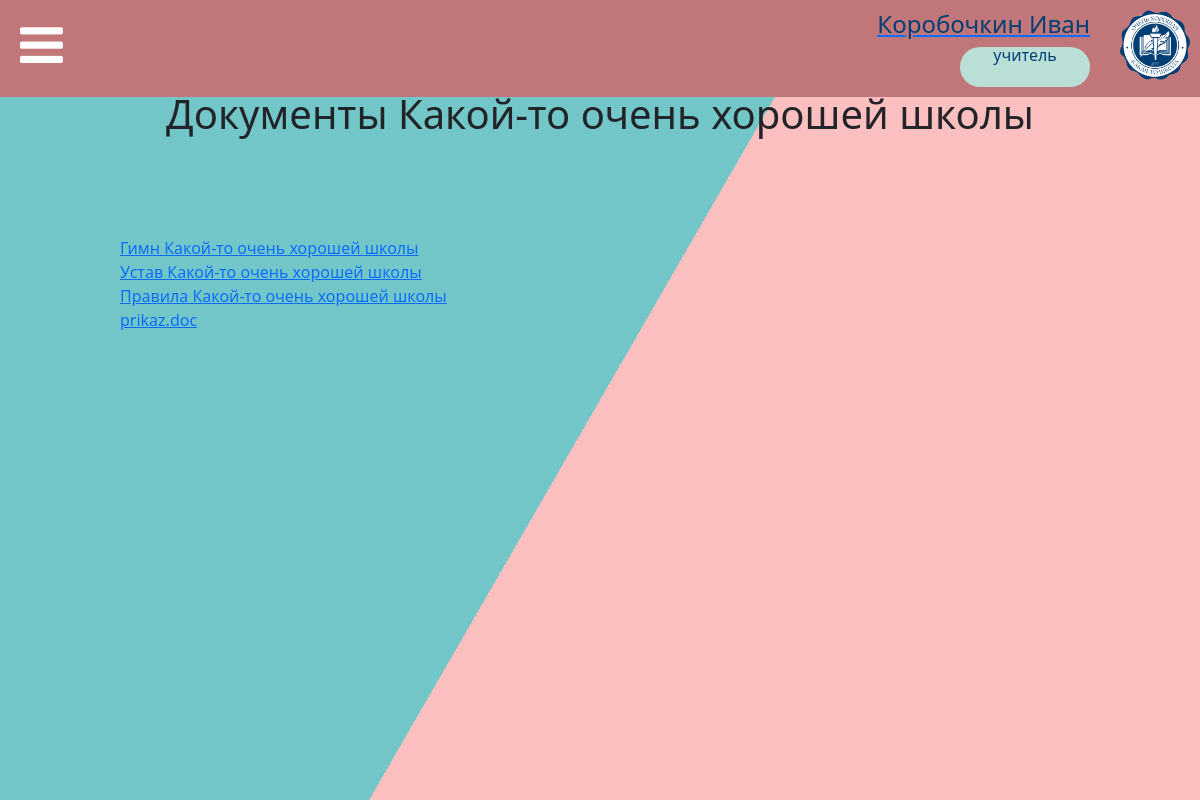
The app's page /docs (signed in) with its own data.
### data/users.py (models this page shows, shortened)
class User(SqlAlchemyBase, UserMixin, SerializerMixin):
    __tablename__ = 'accounts'
    id = sqlalchemy.Column(sqlalchemy.Integer,
                           primary_key=True, autoincrement=True, unique=True)
    surname = sqlalchemy.Column(sqlalchemy.String, nullable=False)
    name = sqlalchemy.Column(sqlalchemy.String, nullable=False)
    patronymic = sqlalchemy.Column(sqlalchemy.String, nullable=True)
    email = sqlalchemy.Column(sqlalchemy.String,
                              index=True, unique=True, nullable=False)
    hashed_password = sqlalchemy.Column(sqlalchemy.String, nullable=False)
    status_id = sqlalchemy.Column(sqlalchemy.Integer)
    news = orm.relation("News", back_populates='user')

### tables this page shows
CREATE TABLE statuses (id INTEGER PRIMARY KEY AUTOINCREMENT UNIQUE NOT NULL, status STRING NOT NULL UNIQUE);

### main.py (the view)
@app.route('/docs')
def docs():
    try:
        with open('static/json/content.json', mode='r', encoding='utf-8') as f:
            data = json.load(f)
        return render_template("some_page.html", title=app.config["TITLES"]["docs"], pages=app.config["PAGES"],
                               **(data["/docs"]))
    except Exception as error:
        logging.fatal(error)

### data/db_session.py (called while the page is built)
def create_session() -> Session:
    global __factory
    return __factory()

### main.py (called while the page is built)
@login_manager.user_loader
def load_user(user_id):
    db_sess = db_session.create_session()
    return db_sess.query(User).get(user_id)

@app.context_processor
def utility_processor():
    def make_readable_status(status_id):
        return app.config["ROLES_REVERSE"][status_id]
    return dict(make_readable_status=make_readable_status)

### templates/some_page.html (shortened to what this page needs)
{% extends "base.html" %}
{% block content %}
<div class="bg"></div>
    <div class="bg bg2"></div>
    <div class="bg bg3"></div>
<div class="container-fluid register-form">
    <h1 align="center">
        {{ content_title }}
    </h1>
    <div class="spacebar-my"></div>
    {% for item in media %}
    <a href="{{ content_dir }}/{{ item[0] }}" download>
        {% if item|length > 1 %}
            {{ item[1] }}
        {% else %}
            {{ item[0] }}
        {% endif %}
    </a><br>
    {% endfor %}
</div>
{% endblock %}

### templates/base.html (shortened to what this page needs)
<!DOCTYPE html>
<html>
<head>
    <link rel="stylesheet" href="https://netdna.bootstrapcdn.com/font-awesome/4.7.0/css/font-awesome.min.css">
    <link href="https://www.jqueryscript.net/css/jquerysctipttop.css" rel="stylesheet" type="text/css">
    <link rel="stylesheet" href="https://cdn.jsdelivr.net/npm/bootstrap@5.1.3/dist/css/bootstrap.min.css"
>
    <link rel="stylesheet" href="/../static/css/style.css">
    <link rel="stylesheet" href="/../static/css/index_style.css">
    <link rel="stylesheet" href="/../static/css/news_view.css">
</head>
<body>
<header>
    <div class="news-wrapper">
        <i id="button-menu" class="fa fa-bars"></i>
        <div style="flex:1;"></div>
        {% if current_user.is_authenticated %}
        <a href="/logout">
            <div align="right">
                <h4>{{ current_user.surname }} {{ current_user.name }}</h4>
                <div class="status" tabindex="0" data-bs-toggle="tooltip" title="Роль в школе"><a>{{
                    make_readable_status(current_user.status_id) }}</a></div>
            </div>
        </a>
        {% endif %}
        <div style="min-width:30px; height:20px;"></div>
        <img src="/../static/img/logo.png" width="70" height="70" align="right">
    </div>
            {% set q = 1 %}
</header>
<div class="spacebar-my"></div>
{% block content %}{% endblock %}
</body>
</html>

### static/css/style.css (style rules this page uses)
:root { --color-primary: rgba(193, 119, 121, 0.69); --second-color: #fff; }
* { margin: 0; padding: 0; box-sizing: border-box; }
header { position: absolute; width: 100%; top: 0; left: 0; padding: 10px; background: #C17779; }
header #button-menu { font-size: 50px; padding: 10px; color: #fff; cursor: pointer; }
h4 { color: #003e73; }
.spacebar-my { width: 100%; height: 90px; }
.bg { animation:slide 3s ease-in-out infinite alternate; background-image: linear-gradient(-60deg, #FDB7B9 50%, #60BFC1 50%); bottom:0; left:-50%; opacity:.5; position:fixed; right:-50%; top:0; z-index:-1; }
.bg2 { animation-direction:alternate-reverse; animation-duration:4s; }
.bg3 { animation-duration:5s; }
.status { width: 130px; height: 40px; border-radius: 60px; background-color: #BADFD7; text-align: center; color: #003e73; line-height: 1em; flex-grow: 0; flex-shrink: 0; vertical-align: middle; }
.register-form { padding-left: 10%; padding-right: 10%; }

### static/css/news_view.css (style rules this page uses)
.news-wrapper { display: flex; flex-flow: row wrap; }

### records on screen
User: surname "Коробочкин", name "Иван"
statuses: status "учитель"

### other values on screen
{{ content_title }} "Документы Какой-то очень хорошей школы"
{{ item[1] }} "Гимн Какой-то очень хорошей школы" "Устав Какой-то очень хорошей школы" "Правила Какой-то очень хорошей школы"
{{ item[0] }} "prikaz.doc"
